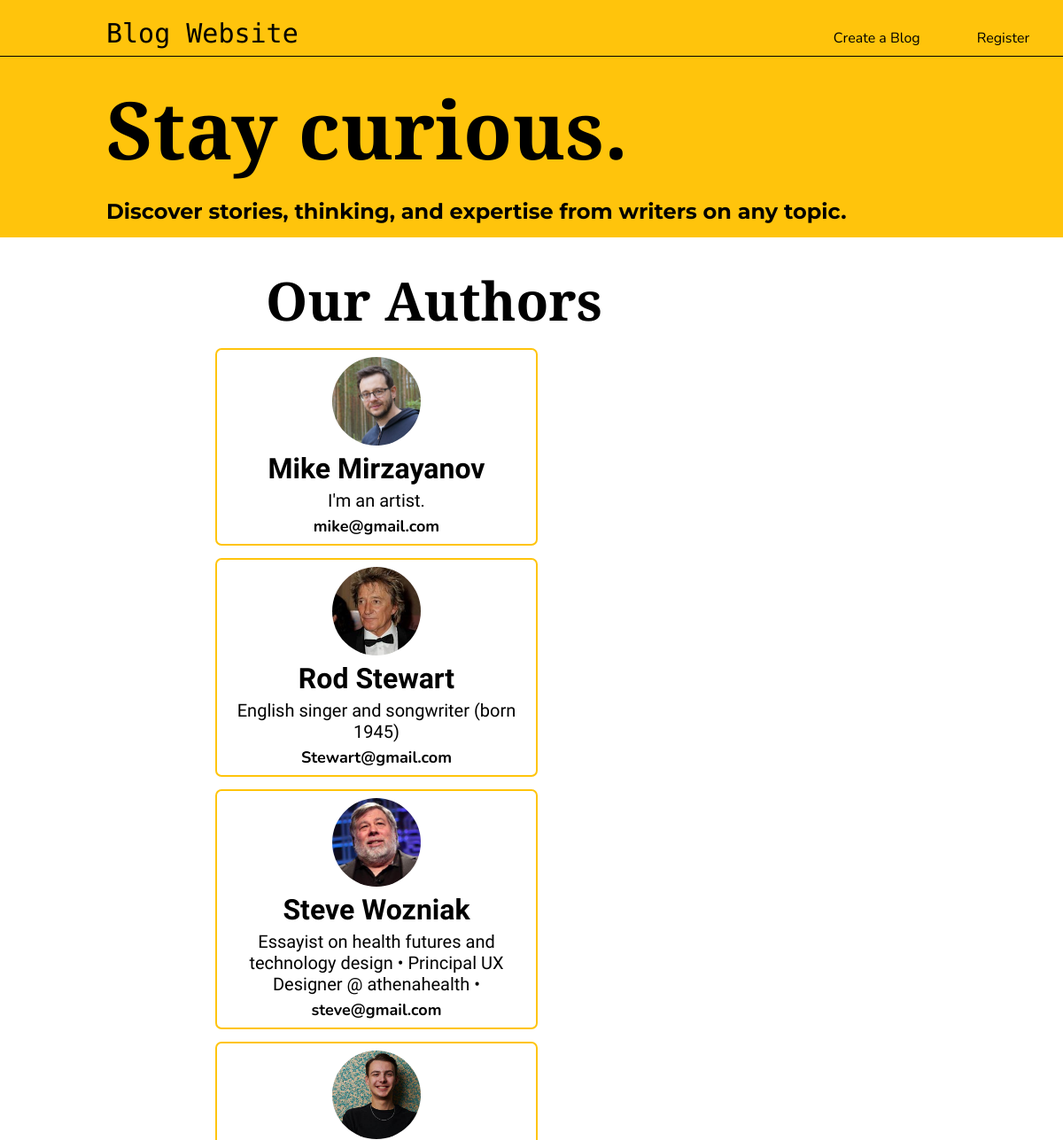
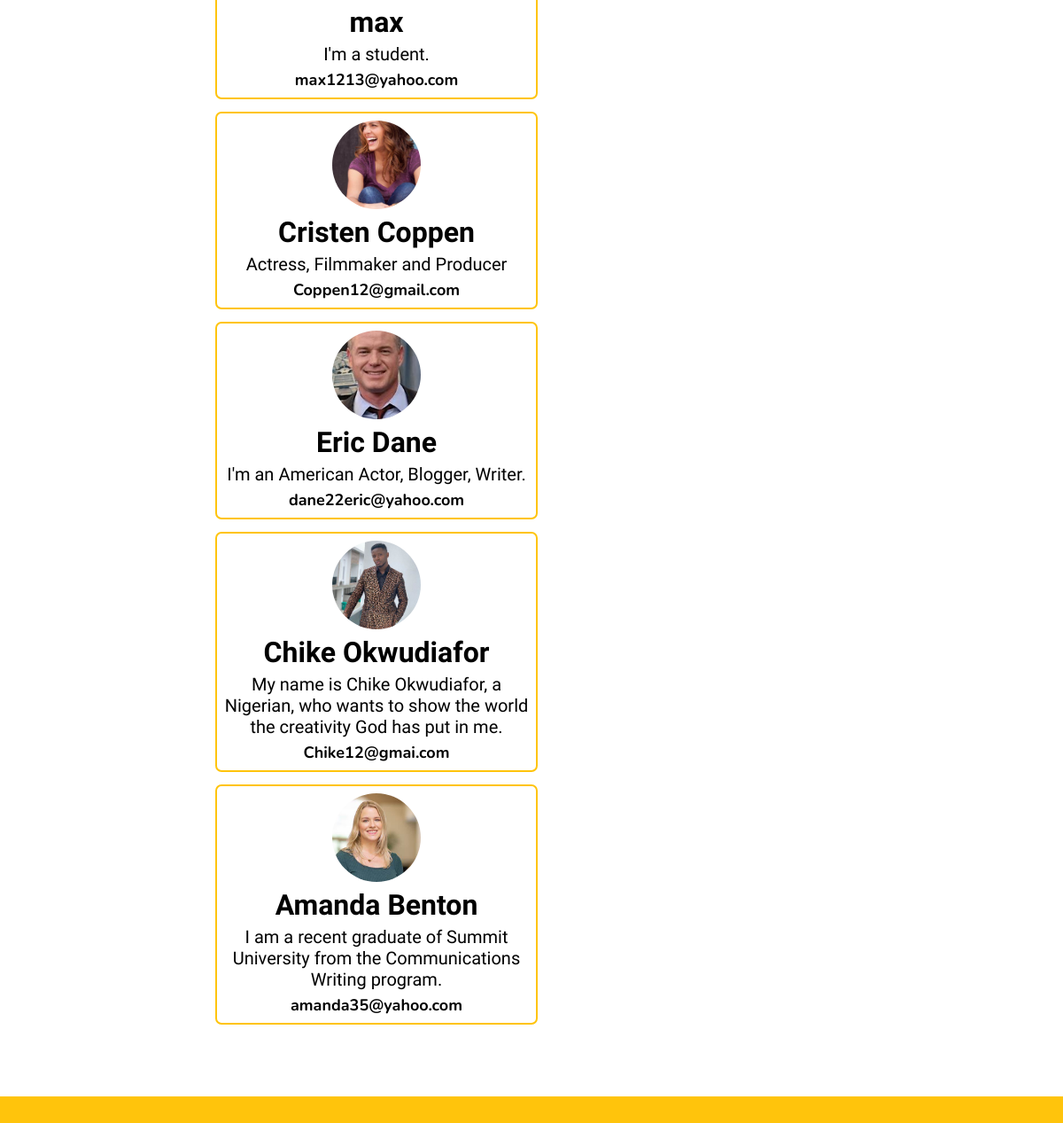
Screenshot of /all-authors with the database file from the repository (2 pictures, top to bottom).
### blog/models.py (models this page shows, shortened)
class Author(models.Model):
    author_name = models.CharField(max_length=50)
    author_image = models.ImageField(upload_to="authors_images",null=True)
    about_author = models.TextField(validators=[MinLengthValidator(10)])
    email_address = models.EmailField()

### blog/views.py (the view)
# urls.py: path("all-authors",views.AllAuthorView.as_view(),name="all-authors-page"),
class AllAuthorView(ListView):
    template_name = "blog/all_authors.html"
    model = Author
    context_object_name = "authors"
    def get_context_data(self, **kwargs):
        context = super().get_context_data(**kwargs)
        return context

### blog/templates/blog/all_authors.html (shortened to what this page needs)
<!DOCTYPE html>
<html lang="en">
<head>
    <link rel="stylesheet" href="static/blog/all_authors.css" >
</head>
<body>
    <div class="top-nav" >
        <a href="/" class="blog-website" style="font-family: 'Monoton', cursive;" >Blog Website</a>
        <a href="{% url "create-post-page"  %}" class="create"> Create a Blog</a>
        <a href="{% url "register-page" %}" class="register"> Register</a>
        <hr>
        <h1>Stay curious.</h1>
        <h2>Discover stories, thinking, and expertise from writers on any topic.</h2>
    </div>
    <h1 class="main-heading">Our Authors</h1>
    <div class="all-authors">
        {% for author in authors %}
        <div class="authors">
            <img src="{{ author.author_image.url }}" alt="avatar" >
            <h1>{{author.author_name}}</h1>
            <p>{{author.about_author}}</p>
            <a href="mailto:{{author.email_address }}">{{author.email_address}}</a>
        </div>
        <br>
        {% endfor %}
    </div>
</body>
<footer></footer>
</html>

### blog/static/blog/all_authors.css (style rules this page uses)
body { margin: 0; }
.top-nav { background-color: rgb(255, 196, 12); padding-top: 20px; padding-bottom: 20px; }
.top-nav a { text-decoration: none; color: black; font-family: "Nunito", sans-serif; }
.top-nav hr { color: black; background-color: black; height: 1px; border-width: 0; }
.top-nav h1 { font-family: "Crimson Text", serif; padding-top: 0; margin-top: 20px; margin-bottom: 25px; padding-left: 10%; font-size: 90px; }
.top-nav h2 { font-family: "Montserrat", sans-serif; margin: 0; line-height: 0.7; padding-left: 10%; }
.blog-website { margin-left: 10%; font-size: 30px; }
.create { margin-left: 50%; }
.register { margin-left: 5%; }
.main-heading { font-family: "Crimson Text", serif; font-size: 60px; margin-top: 30px; margin-bottom: 10px; margin-left: 25%; }
.all-authors { margin-left: 20%; margin-bottom: 5%; height: 30%; width: 30%; padding: 5px; }
.authors { text-align: center; padding-top: 8px; padding-bottom: 8px; outline: 2px solid rgb(255, 196, 12); border-radius: 5px; }
.authors img { object-fit: cover; width: 100px; height: 100px; border-radius: 50%; }
.authors h1 { margin-top: 3px; font-family: "Fjalla One", sans-serif; margin-bottom: 3px; }
.authors p { margin-top: 5px; margin-bottom: 5px; font-size: 20px; font-family: "Dosis", sans-serif; }
.authors a { text-decoration: none; margin-top: 0; color: black; font-size: large; font-weight: bold; margin-bottom: 5px; font-family: "Nunito", sans-serif; }
footer { bottom: 0px; width: 100%; margin: 0; height: 30px; background-color: rgb(255, 196, 12); }

### rows the page displays
Author: author_image (picture), author_name "Mike Mirzayanov", about_author "I'm an artist.", email_address "mike@gmail.com"
Author: author_image (picture), author_name "Rod Stewart", about_author "English singer and songwriter (born 1945)", email_address "Stewart@gmail.com"
Author: author_image (picture), author_name "Steve Wozniak", about_author "Essayist on health futures and technology design • Principal UX Designer @ athenahealth •", email_address "steve@gmail.com"
Author: author_image (picture), author_name "max", about_author "I'm a student.", email_address "max1213@yahoo.com"
Author: author_image (picture), author_name "Cristen Coppen", about_author "Actress, Filmmaker and Producer", email_address "Coppen12@gmail.com"
Author: author_image (picture), author_name "Eric Dane", about_author "I'm an American Actor, Blogger, Writer.", email_address "dane22eric@yahoo.com"
Author: author_image (picture), author_name "Chike Okwudiafor", about_author "My name is Chike Okwudiafor, a Nigerian, who wants to show the world the creativity God has put in me.", email_address "Chike12@gmai.com"
Author: author_image (picture), author_name "Amanda Benton", about_author "I am a recent graduate of Summit University from the Communications Writing program.", email_address "amanda35@yahoo.com"
